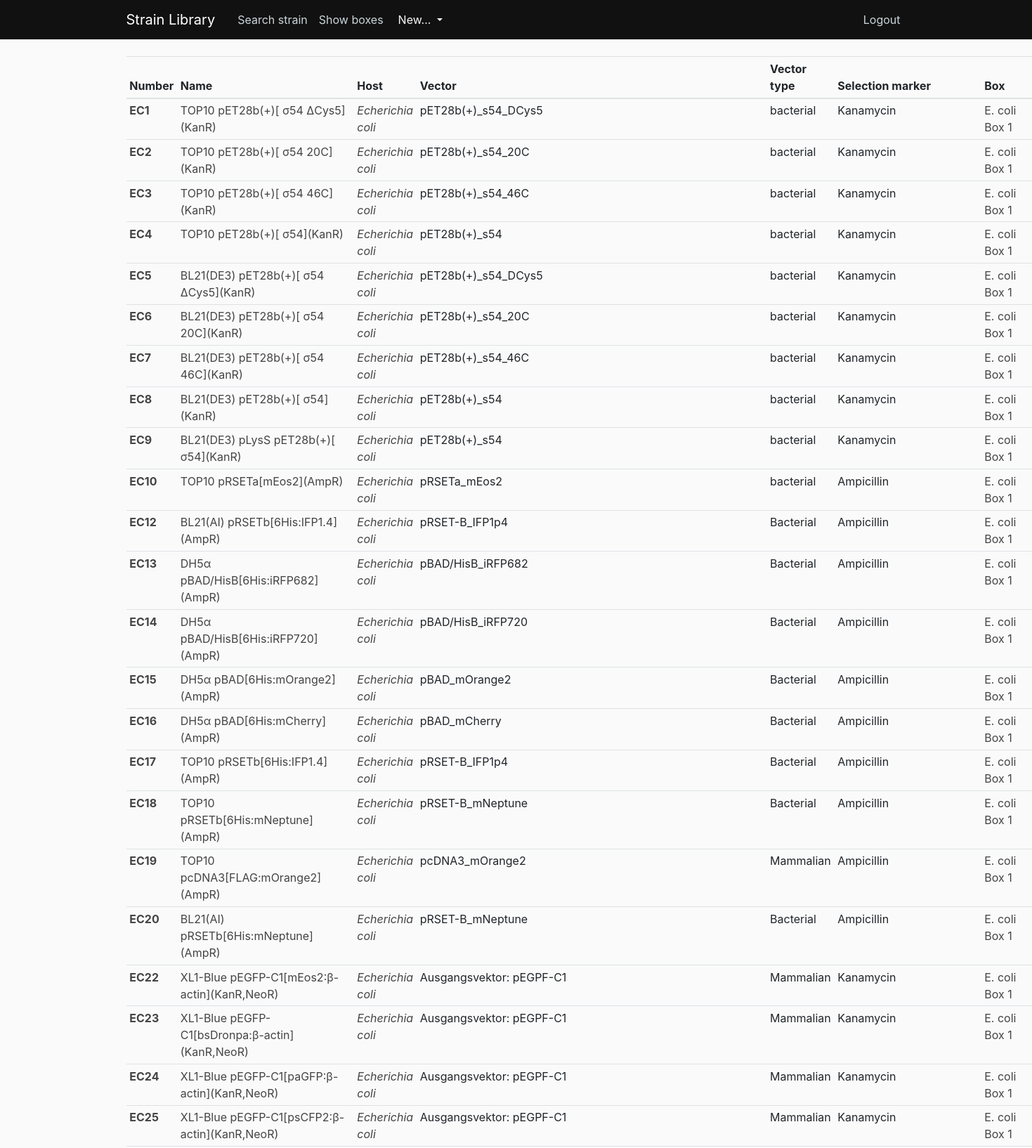
The page /results (signed in, upper part) on the database its author committed.
### strain_library/models.py (models this page shows, shortened)
class Strain(db.Model):
    __tablename__ = 'strain'
    id = db.Column(db.Integer, primary_key=True)
    number = db.Column(db.String, nullable=False, unique=True)
    name = db.Column(db.String, nullable=False)
    host = db.Column(db.String, nullable=False)
    vector = db.Column(db.String)
    vector_type = db.Column(db.String)
    selection_marker = db.Column(db.String)
    box = db.Column(db.String)
    slot = db.Column(db.String)
    date_of_creation = db.Column(db.Date)
    comments = db.Column(db.Text)
    user_id = db.Column(db.Integer, db.ForeignKey('user.id'), nullable=False)
    box_id = db.Column(db.Integer, db.ForeignKey('box.id'), nullable=False)
    type = db.Column(db.String)
    __mapper_args__ = {
        'polymorphic_identity':'strain',
        'polymorphic_on':type
    }

class EcoliStrain(Strain):
    __tablename__ = 'ecolistrainlist'
    id = db.Column(db.Integer, db.ForeignKey('strain.id'), primary_key=True)
    __mapper_args__ = {
        'polymorphic_identity':'ecolistrainlist'
    }

class Strain(db.Model):
    __tablename__ = 'strain'
    id = db.Column(db.Integer, primary_key=True)
    number = db.Column(db.String, nullable=False, unique=True)
    name = db.Column(db.String, nullable=False)
    host = db.Column(db.String, nullable=False)
    vector = db.Column(db.String)
    vector_type = db.Column(db.String)
    selection_marker = db.Column(db.String)
    box = db.Column(db.String)
    slot = db.Column(db.String)
    date_of_creation = db.Column(db.Date)
    comments = db.Column(db.Text)
    user_id = db.Column(db.Integer, db.ForeignKey('user.id'), nullable=False)
    box_id = db.Column(db.Integer, db.ForeignKey('box.id'), nullable=False)
    type = db.Column(db.String)
    __mapper_args__ = {
        'polymorphic_identity':'strain',
        'polymorphic_on':type
    }

### strain_library/routes.py (the view)
@app.route('/results')
@login_required
def results():
    host = request.args.get('host')
    box = request.args.get('box')
    if host:
        strains = Strain.query.filter_by(host=host).all()
        return render_template('results.html', strains=strains)
    if box:
        strains = Strain.query.filter_by(box=box).all()
        return render_template('results.html', strains=strains)
    strains = Strain.query.all()
    return render_template('results.html', strains=strains)

### strain_library/models.py (called while the page is built)
@login_manager.user_loader
def load_user(user_id):
    return User.query.get(int(user_id))

### strain_library/templates/results.html (shortened to what this page needs)
{% extends "layout.html" %}
{% block content %}
    <table class="table table-sm table-hover">
        <thead>
          <tr>
            <th scope="col">Number</th>
            <th scope="col">Name</th>
            <th scope="col">Host</th>
            <th scope="col">Vector</th>
            <th scope="col">Vector type</th>
            <th scope="col">Selection marker</th>
            <th scope="col">Box</th>
          </tr>
        </thead>
        <tbody>
            {% for strain in strains %}
            <tr>
                <th scope="row" ><a class="article-title" href="{{ url_for('strain', strain_id=strain.id) }}">{{ strain.number }}</a></th>
                <td><a class="article-title" href="{{ url_for('strain', strain_id=strain.id) }}">{{ strain.name }}</a></td>
                <td><i><a class="article-title" href="{{ url_for('results', host=strain.host) }}">{{ strain.host }}</a></i></td>
                <td>{{ strain.vector }}</td>
                <td>{{ strain.vector_type }}</td>
                <td>{{ strain.selection_marker }}</td>
                <td><a class="article-title" href="{{ url_for('results', box=strain.box) }}">{{ strain.box }}</a></td>
            </tr>
            {% endfor %}
        </tbody>
      </table>
{% endblock content %}

### strain_library/static/main.css (style rules this page uses)
body { background: #fafafa; color: #333333; margin-top: 5rem; }
.article-title { color: #444444; }

### rows shown on the page
EcoliStrain: number "EC1", name "TOP10 pET28b(+)[ σ54 ΔCys5](KanR)", host "Echerichia coli", vector "pET28b(+)_s54_DCys5", vector_type "bacterial", selection_marker "Kanamycin", box "E. coli Box 1"
EcoliStrain: number "EC2", name "TOP10 pET28b(+)[ σ54 20C](KanR)", host "Echerichia coli", vector "pET28b(+)_s54_20C", vector_type "bacterial", selection_marker "Kanamycin", box "E. coli Box 1"
EcoliStrain: number "EC3", name "TOP10 pET28b(+)[ σ54 46C](KanR)", host "Echerichia coli", vector "pET28b(+)_s54_46C", vector_type "bacterial", selection_marker "Kanamycin", box "E. coli Box 1"
EcoliStrain: number "EC4", name "TOP10 pET28b(+)[ σ54](KanR)", host "Echerichia coli", vector "pET28b(+)_s54", vector_type "bacterial", selection_marker "Kanamycin", box "E. coli Box 1"
EcoliStrain: number "EC5", name "BL21(DE3) pET28b(+)[ σ54 ΔCys5](KanR)", host "Echerichia coli", vector "pET28b(+)_s54_DCys5", vector_type "bacterial", selection_marker "Kanamycin", box "E. coli Box 1"
EcoliStrain: number "EC6", name "BL21(DE3) pET28b(+)[ σ54 20C](KanR)", host "Echerichia coli", vector "pET28b(+)_s54_20C", vector_type "bacterial", selection_marker "Kanamycin", box "E. coli Box 1"
EcoliStrain: number "EC7", name "BL21(DE3) pET28b(+)[ σ54 46C](KanR)", host "Echerichia coli", vector "pET28b(+)_s54_46C", vector_type "bacterial", selection_marker "Kanamycin", box "E. coli Box 1"
EcoliStrain: number "EC8", name "BL21(DE3) pET28b(+)[ σ54](KanR)", host "Echerichia coli", vector "pET28b(+)_s54", vector_type "bacterial", selection_marker "Kanamycin", box "E. coli Box 1"
EcoliStrain: number "EC9", name "BL21(DE3) pLysS pET28b(+)[ σ54](KanR)", host "Echerichia coli", vector "pET28b(+)_s54", vector_type "bacterial", selection_marker "Kanamycin", box "E. coli Box 1"
EcoliStrain: number "EC10", name "TOP10 pRSETa[mEos2](AmpR)", host "Echerichia coli", vector "pRSETa_mEos2", vector_type "bacterial", selection_marker "Ampicillin", box "E. coli Box 1"
EcoliStrain: number "EC12", name "BL21(AI) pRSETb[6His:IFP1.4](AmpR)", host "Echerichia coli", vector "pRSET-B_IFP1p4", vector_type "Bacterial", selection_marker "Ampicillin", box "E. coli Box 1"
EcoliStrain: number "EC13", name "DH5α pBAD/HisB[6His:iRFP682](AmpR)", host "Echerichia coli", vector "pBAD/HisB_iRFP682", vector_type "Bacterial", selection_marker "Ampicillin", box "E. coli Box 1"
EcoliStrain: number "EC14", name "DH5α pBAD/HisB[6His:iRFP720](AmpR)", host "Echerichia coli", vector "pBAD/HisB_iRFP720", vector_type "Bacterial", selection_marker "Ampicillin", box "E. coli Box 1"
EcoliStrain: number "EC15", name "DH5α pBAD[6His:mOrange2](AmpR)", host "Echerichia coli", vector "pBAD_mOrange2", vector_type "Bacterial", selection_marker "Ampicillin", box "E. coli Box 1"
EcoliStrain: number "EC16", name "DH5α pBAD[6His:mCherry](AmpR)", host "Echerichia coli", vector "pBAD_mCherry", vector_type "Bacterial", selection_marker "Ampicillin", box "E. coli Box 1"
EcoliStrain: number "EC17", name "TOP10 pRSETb[6His:IFP1.4](AmpR)", host "Echerichia coli", vector "pRSET-B_IFP1p4", vector_type "Bacterial", selection_marker "Ampicillin", box "E. coli Box 1"
EcoliStrain: number "EC18", name "TOP10 pRSETb[6His:mNeptune](AmpR)", host "Echerichia coli", vector "pRSET-B_mNeptune", vector_type "Bacterial", selection_marker "Ampicillin", box "E. coli Box 1"
EcoliStrain: number "EC19", name "TOP10 pcDNA3[FLAG:mOrange2](AmpR)", host "Echerichia coli", vector "pcDNA3_mOrange2", vector_type "Mammalian", selection_marker "Ampicillin", box "E. coli Box 1"
EcoliStrain: number "EC20", name "BL21(AI) pRSETb[6His:mNeptune](AmpR)", host "Echerichia coli", vector "pRSET-B_mNeptune", vector_type "Bacterial", selection_marker "Ampicillin", box "E. coli Box 1"
EcoliStrain: number "EC22", name "XL1-Blue pEGFP-C1[mEos2:β-actin](KanR,NeoR)", host "Echerichia coli", vector "Ausgangsvektor: pEGPF-C1", vector_type "Mammalian", selection_marker "Kanamycin", box "E. coli Box 1"
EcoliStrain: number "EC23", name "XL1-Blue pEGFP-C1[bsDronpa:β-actin](KanR,NeoR)", host "Echerichia coli", vector "Ausgangsvektor: pEGPF-C1", vector_type "Mammalian", selection_marker "Kanamycin", box "E. coli Box 1"
EcoliStrain: number "EC24", name "XL1-Blue pEGFP-C1[paGFP:β-actin](KanR,NeoR)", host "Echerichia coli", vector "Ausgangsvektor: pEGPF-C1", vector_type "Mammalian", selection_marker "Kanamycin", box "E. coli Box 1"
EcoliStrain: number "EC25", name "XL1-Blue pEGFP-C1[psCFP2:β-actin](KanR,NeoR)", host "Echerichia coli", vector "Ausgangsvektor: pEGPF-C1", vector_type "Mammalian", selection_marker "Kanamycin", box "E. coli Box 1"
